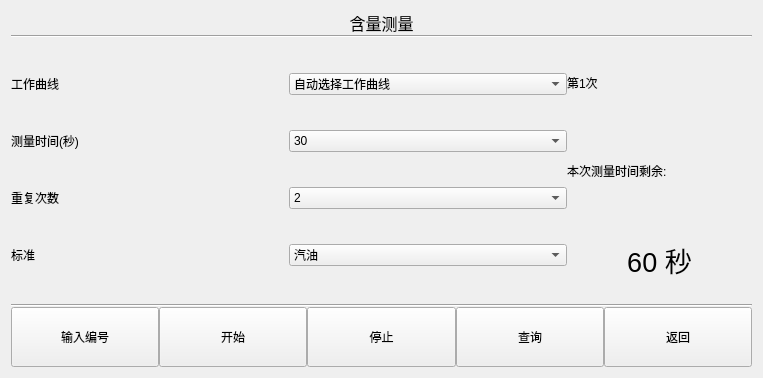
<?xml version="1.0" encoding="UTF-8"?>
<ui version="4.0">
 <class>sampleMeasurement</class>
 <widget class="QWidget" name="sampleMeasurement">
  <property name="geometry">
   <rect>
    <x>0</x>
    <y>0</y>
    <width>763</width>
    <height>378</height>
   </rect>
  </property>
  <property name="windowTitle">
   <string>Form</string>
  </property>
  <layout class="QGridLayout" name="gridLayout_2">
   <item row="0" column="0">
    <layout class="QVBoxLayout" name="verticalLayout_2">
     <property name="spacing">
      <number>0</number>
     </property>
     <item>
      <widget class="QLabel" name="label">
       <property name="sizePolicy">
        <sizepolicy hsizetype="Preferred" vsizetype="Maximum">
         <horstretch>0</horstretch>
         <verstretch>0</verstretch>
        </sizepolicy>
       </property>
       <property name="font">
        <font>
         <pointsize>12</pointsize>
        </font>
       </property>
       <property name="text">
        <string>含量测量</string>
       </property>
       <property name="alignment">
        <set>Qt::AlignCenter</set>
       </property>
       <property name="margin">
        <number>0</number>
       </property>
      </widget>
     </item>
     <item>
      <widget class="Line" name="line">
       <property name="orientation">
        <enum>Qt::Horizontal</enum>
       </property>
      </widget>
     </item>
     <item>
      <layout class="QHBoxLayout" name="horizontalLayout_2" stretch="3,1">
       <item>
        <layout class="QGridLayout" name="gridLayout">
         <property name="spacing">
          <number>0</number>
         </property>
         <item row="2" column="1">
          <widget class="QComboBox" name="comboBox_count">
           <item>
            <property name="text">
             <string>2</string>
            </property>
           </item>
           <item>
            <property name="text">
             <string>3</string>
            </property>
           </item>
           <item>
            <property name="text">
             <string>5</string>
            </property>
           </item>
           <item>
            <property name="text">
             <string>10</string>
            </property>
           </item>
           <item>
            <property name="text">
             <string>50</string>
            </property>
           </item>
          </widget>
         </item>
         <item row="0" column="0">
          <widget class="QLabel" name="label_2">
           <property name="text">
            <string>工作曲线</string>
           </property>
          </widget>
         </item>
         <item row="2" column="0">
          <widget class="QLabel" name="label_4">
           <property name="text">
            <string>重复次数</string>
           </property>
          </widget>
         </item>
         <item row="1" column="0">
          <widget class="QLabel" name="label_3">
           <property name="text">
            <string>测量时间(秒)</string>
           </property>
          </widget>
         </item>
         <item row="0" column="1">
          <widget class="QComboBox" name="comboBo_queue">
           <item>
            <property name="text">
             <string>自动选择工作曲线</string>
            </property>
           </item>
           <item>
            <property name="text">
             <string>1</string>
            </property>
           </item>
           <item>
            <property name="text">
             <string>2</string>
            </property>
           </item>
           <item>
            <property name="text">
             <string>3</string>
            </property>
           </item>
           <item>
            <property name="text">
             <string>4</string>
            </property>
           </item>
           <item>
            <property name="text">
             <string>5</string>
            </property>
           </item>
           <item>
            <property name="text">
             <string>6</string>
            </property>
           </item>
           <item>
            <property name="text">
             <string>7</string>
            </property>
           </item>
           <item>
            <property name="text">
             <string>8</string>
            </property>
           </item>
           <item>
            <property name="text">
             <string>9</string>
            </property>
           </item>
          </widget>
         </item>
         <item row="1" column="1">
          <widget class="QComboBox" name="comboBox_time">
           <item>
            <property name="text">
             <string>30</string>
            </property>
           </item>
           <item>
            <property name="text">
             <string>60</string>
            </property>
           </item>
           <item>
            <property name="text">
             <string>120</string>
            </property>
           </item>
           <item>
            <property name="text">
             <string>240</string>
            </property>
           </item>
           <item>
            <property name="text">
             <string>480</string>
            </property>
           </item>
          </widget>
         </item>
         <item row="3" column="1">
          <widget class="QComboBox" name="comboBox_standard">
           <item>
            <property name="text">
             <string>汽油</string>
            </property>
           </item>
           <item>
            <property name="text">
             <string>柴油</string>
            </property>
           </item>
           <item>
            <property name="text">
             <string>石油</string>
            </property>
           </item>
           <item>
            <property name="text">
             <string>其他</string>
            </property>
           </item>
          </widget>
         </item>
         <item row="3" column="0">
          <widget class="QLabel" name="label_5">
           <property name="text">
            <string>标准</string>
           </property>
          </widget>
         </item>
        </layout>
       </item>
       <item>
        <layout class="QVBoxLayout" name="verticalLayout">
         <item>
          <widget class="QLabel" name="label_count">
           <property name="text">
            <string>第1次</string>
           </property>
          </widget>
         </item>
         <item>
          <widget class="QLabel" name="label_rest">
           <property name="text">
            <string>本次测量时间剩余:</string>
           </property>
           <property name="alignment">
            <set>Qt::AlignLeading|Qt::AlignLeft|Qt::AlignVCenter</set>
           </property>
          </widget>
         </item>
         <item>
          <widget class="QLabel" name="label_second">
           <property name="font">
            <font>
             <pointsize>20</pointsize>
            </font>
           </property>
           <property name="text">
            <string>60 秒</string>
           </property>
           <property name="alignment">
            <set>Qt::AlignCenter</set>
           </property>
          </widget>
         </item>
        </layout>
       </item>
      </layout>
     </item>
     <item>
      <widget class="Line" name="line_2">
       <property name="orientation">
        <enum>Qt::Horizontal</enum>
       </property>
      </widget>
     </item>
     <item>
      <layout class="QHBoxLayout" name="horizontalLayout_3">
       <property name="spacing">
        <number>0</number>
       </property>
       <item>
        <widget class="QPushButton" name="b_input_serial">
         <property name="sizePolicy">
          <sizepolicy hsizetype="Preferred" vsizetype="Fixed">
           <horstretch>0</horstretch>
           <verstretch>0</verstretch>
          </sizepolicy>
         </property>
         <property name="minimumSize">
          <size>
           <width>0</width>
           <height>50</height>
          </size>
         </property>
         <property name="maximumSize">
          <size>
           <width>16777215</width>
           <height>60</height>
          </size>
         </property>
         <property name="text">
          <string>输入编号</string>
         </property>
        </widget>
       </item>
       <item>
        <widget class="QPushButton" name="pushButton">
         <property name="sizePolicy">
          <sizepolicy hsizetype="Preferred" vsizetype="Fixed">
           <horstretch>0</horstretch>
           <verstretch>0</verstretch>
          </sizepolicy>
         </property>
         <property name="minimumSize">
          <size>
           <width>0</width>
           <height>50</height>
          </size>
         </property>
         <property name="maximumSize">
          <size>
           <width>16777215</width>
           <height>60</height>
          </size>
         </property>
         <property name="styleSheet">
          <string notr="true"/>
         </property>
         <property name="text">
          <string>开始</string>
         </property>
        </widget>
       </item>
       <item>
        <widget class="QPushButton" name="pushButton_2">
         <property name="sizePolicy">
          <sizepolicy hsizetype="Preferred" vsizetype="Fixed">
           <horstretch>0</horstretch>
           <verstretch>0</verstretch>
          </sizepolicy>
         </property>
         <property name="minimumSize">
          <size>
           <width>0</width>
           <height>50</height>
          </size>
         </property>
         <property name="maximumSize">
          <size>
           <width>16777215</width>
           <height>60</height>
          </size>
         </property>
         <property name="text">
          <string>停止</string>
         </property>
        </widget>
       </item>
       <item>
        <widget class="QPushButton" name="pushButton_4">
         <property name="sizePolicy">
          <sizepolicy hsizetype="Preferred" vsizetype="Fixed">
           <horstretch>0</horstretch>
           <verstretch>0</verstretch>
          </sizepolicy>
         </property>
         <property name="minimumSize">
          <size>
           <width>0</width>
           <height>50</height>
          </size>
         </property>
         <property name="maximumSize">
          <size>
           <width>16777215</width>
           <height>60</height>
          </size>
         </property>
         <property name="text">
          <string>查询</string>
         </property>
        </widget>
       </item>
       <item>
        <widget class="QPushButton" name="pushButton_3">
         <property name="sizePolicy">
          <sizepolicy hsizetype="Preferred" vsizetype="Fixed">
           <horstretch>0</horstretch>
           <verstretch>0</verstretch>
          </sizepolicy>
         </property>
         <property name="minimumSize">
          <size>
           <width>0</width>
           <height>50</height>
          </size>
         </property>
         <property name="maximumSize">
          <size>
           <width>16777215</width>
           <height>60</height>
          </size>
         </property>
         <property name="text">
          <string>返回</string>
         </property>
        </widget>
       </item>
      </layout>
     </item>
     <item>
      <layout class="QHBoxLayout" name="horizontalLayout">
       <item>
        <widget class="issample" name="widget" native="true">
         <property name="sizePolicy">
          <sizepolicy hsizetype="Preferred" vsizetype="Maximum">
           <horstretch>0</horstretch>
           <verstretch>0</verstretch>
          </sizepolicy>
         </property>
        </widget>
       </item>
       <item>
        <widget class="ispreheat" name="widget_2" native="true">
         <property name="sizePolicy">
          <sizepolicy hsizetype="Preferred" vsizetype="Maximum">
           <horstretch>0</horstretch>
           <verstretch>0</verstretch>
          </sizepolicy>
         </property>
        </widget>
       </item>
       <item>
        <widget class="date_widget" name="widget_3" native="true">
         <property name="sizePolicy">
          <sizepolicy hsizetype="Preferred" vsizetype="Maximum">
           <horstretch>0</horstretch>
           <verstretch>0</verstretch>
          </sizepolicy>
         </property>
        </widget>
       </item>
      </layout>
     </item>
    </layout>
   </item>
  </layout>
 </widget>
 <customwidgets>
  <customwidget>
   <class>date_widget</class>
   <extends>QWidget</extends>
   <header>date_widget.h</header>
   <container>1</container>
  </customwidget>
  <customwidget>
   <class>issample</class>
   <extends>QWidget</extends>
   <header>issample.h</header>
   <container>1</container>
  </customwidget>
  <customwidget>
   <class>ispreheat</class>
   <extends>QWidget</extends>
   <header>ispreheat.h</header>
   <container>1</container>
  </customwidget>
 </customwidgets>
 <resources/>
 <connections/>
</ui>
